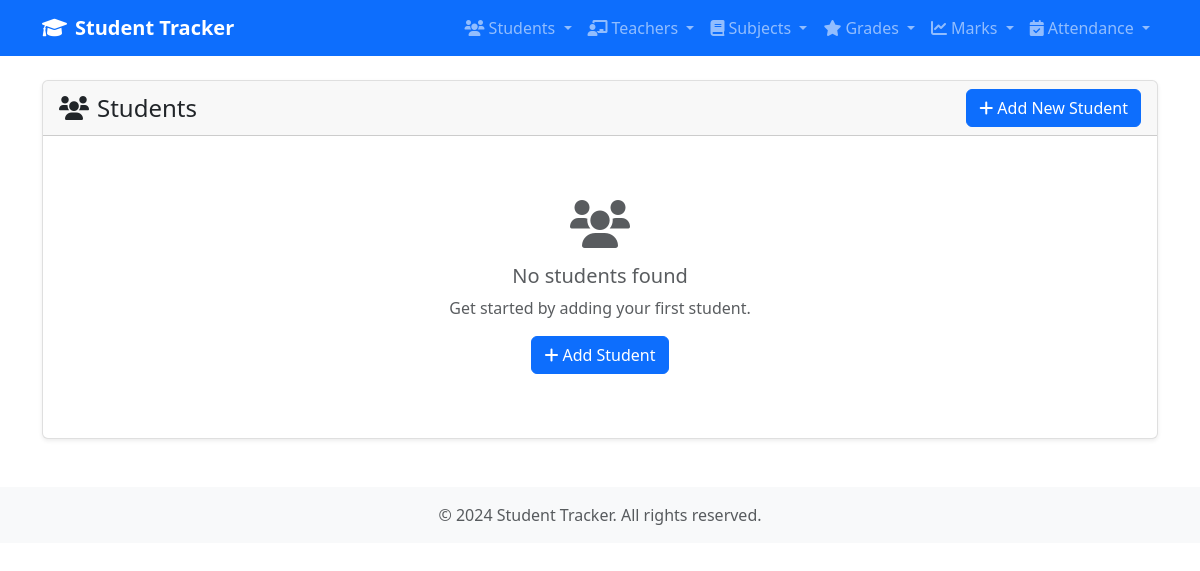
Before: / with the older database file.
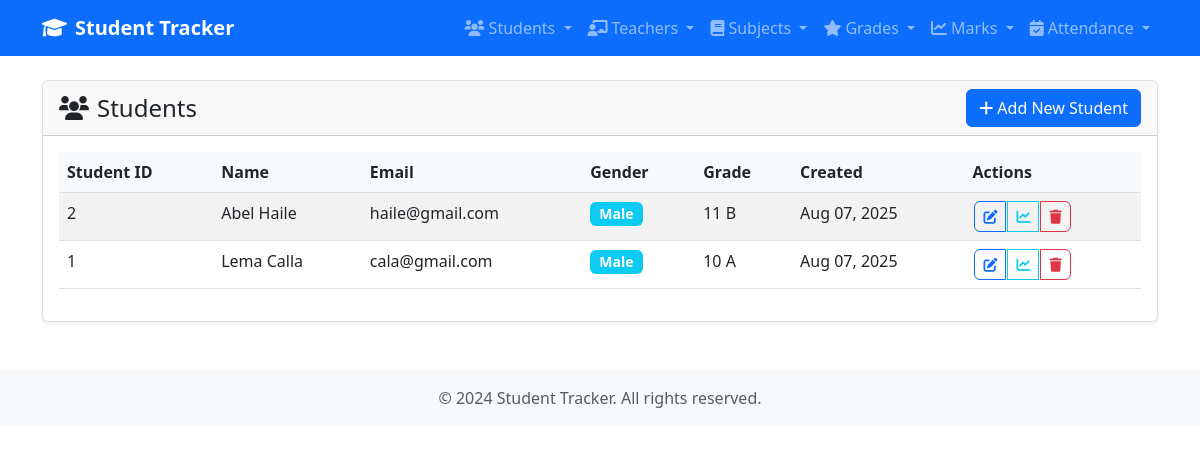
After: the same page with the newer database file.
### tracker/models.py (models this page shows, shortened)
class Student(models.Model):
    GENDER_CHOICES = [
        ('M', 'Male'),
        ('F', 'Female')
    ]
    first_name = models.CharField(max_length=50)
    last_name = models.CharField( max_length=50)
    email = models.EmailField( max_length=254, unique=True)
    gender = models.CharField(max_length= 7, choices= GENDER_CHOICES)
    created_at = models.DateTimeField(auto_now_add=True)
    grade = models.ForeignKey(Grade, on_delete= models.CASCADE)
    class Meta:
        ordering = ['first_name', 'last_name']

class Grade(models.Model):
    name = models.CharField(max_length=20)

### tracker/views.py (the view)
# urls.py: path('', StudentListView.as_view(), name='student-list'),
class StudentListView(ListView):
    model = Student
    template_name = 'tracker/student_list.html'
    context_object_name = 'students'

### tracker/templates/tracker/student_list.html (shortened to what the changed rows need)
{% extends 'tracker/base.html' %}
{% block content %}
<div class="row">
    <div class="col-12">
        <div class="card">
            <div class="card-body">
                {% if students %}
                    <div class="table-responsive">
                        <table class="table table-striped table-hover">
                            <thead>
                                <tr>
                                    <th>Student ID</th>
                                    <th>Name</th>
                                    <th>Email</th>
                                    <th>Gender</th>
                                    <th>Grade</th>
                                    <th>Created</th>
                                    <th>Actions</th>
                                </tr>
                            </thead>
                            <tbody>
                                {% for student in students %}
                                <tr>
                                    <td>{{ student.id }}</td>
                                    <td>{{ student.first_name }} {{ student.last_name }}</td>
                                    <td>{{ student.email }}</td>
                                    <td>
                                        {% if student.gender == 'M' %}
                                            <span class="badge bg-info">Male</span>
                                        {% else %}
                                            <span class="badge bg-warning">Female</span>
                                        {% endif %}
                                    </td>
                                    <td>{{ student.grade.name }}</td>
                                    <td>{{ student.created_at|date:"M d, Y" }}</td>
                                    <td>
                                        <div class="btn-group" role="group">
                                            <a href="{% url 'student-update' student.id %}"
                                               class="btn btn-sm btn-outline-primary btn-action"
                                               title="Edit">
                                                <i class="fas fa-edit"></i>
                                            </a>
                                            <a href="{% url 'student-mark-list' student.id %}"
                                               class="btn btn-sm btn-outline-info btn-action"
                                               title="View Marks">
                                                <i class="fas fa-chart-line"></i>
                                            </a>
                                            <a href="{% url 'student-delete' student.id %}"
                                               class="btn btn-sm btn-outline-danger btn-action"
                                               title="Delete">
                                                <i class="fas fa-trash"></i>
                                            </a>
                                        </div>
                                    </td>
                                </tr>
                                {% endfor %}
                            </tbody>
                        </table>
                    </div>
                {% else %}
                    <div class="text-center py-5">
                        <i class="fas fa-users fa-3x text-muted mb-3"></i>
                        <h5 class="text-muted">No students found</h5>
                        <p class="text-muted">Get started by adding your first student.</p>
                        <a href="{% url 'student-create' %}" class="btn btn-primary">
                            <i class="fas fa-plus me-1"></i>Add Student
                        </a>
                    </div>
                {% endif %}
            </div>
        </div>
    </div>
</div>
{% endblock %}

Changed rows visible on the page:
added Student: id "2", first_name "Abel", last_name "Haile", email "haile@gmail.com", gender "Male", grade.name "11 B", created_at "Aug 07, 2025"
added Student: id "1", first_name "Lema", last_name "Calla", email "cala@gmail.com", gender "Male", grade.name "10 A", created_at "Aug 07, 2025"
Other visible differences:
text no longer shown: "No students found Get started by adding your first student. Add Student"
text now shown: "Student ID Name Email Gender Grade Created Actions"
